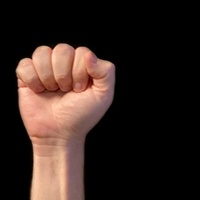
#> input picture Resources/masked_sean_train/A/masked558.jpg, 200 x 200 px; its folder holds 2 pictures in this run
$ jupyter execute --allow-errors brainbraintest.ipynb   (shell and % lines are left out)   (text cells are left out)
#> lines starting #> are read from the running program, lines starting #| are printed output that depends on the picture; after the words box and inside, x2 and y2 are one past the last pixel; in counts of white or black regions, pixels touching at a corner belong together; pictures that were not available may be replaced by others from this repository, and a replacement may not be noted
[cell 1]
# Clone the entire repo.
%cd cloned-repo

[cell 2]
# Imports for Deep Learning
from keras.layers import Conv2D, Dense, Dropout, Flatten
from keras.models import Sequential
from keras.preprocessing.image import ImageDataGenerator

# ensure consistency across runs
from numpy.random import seed
import numpy as np
seed(1)
import tensorflow
tensorflow.random.set_seed(2)
#> (this line was passed over: tensorflow is not available in this run)


# Imports to view data
import cv2
from glob import glob
from matplotlib import pyplot as plt
from numpy import floor
import random

def plot_three_samples(letter):
    print("Samples images for letter " + letter)
    base_path = 'Resources/asl_alphabet_train/asl_alphabet_train/'
    img_path = base_path + letter + '/**'
    path_contents = glob(img_path)

    plt.figure(figsize=(16,16))
    imgs = random.sample(path_contents, 3)
    plt.subplot(131)
    plt.imshow(cv2.imread(imgs[0]))
    plt.subplot(132)
    plt.imshow(cv2.imread(imgs[1]))
    plt.subplot(133)
    plt.imshow(cv2.imread(imgs[2]))
    return

#> (the rest of this cell did not finish here and is left out)

[cell 3]
base_path = 'Resources/asl_alphabet_train/asl_alphabet_train/'
img_path = base_path + 'A' + '/**'
path_contents = glob(img_path)
randomimage = random.sample(path_contents, 1)

image_vec2 = cv2.imread(randomimage[0])
#> image_vec2 is the input picture: shape (200, 200, 3); mean B, G, R 31.5, 36.8, 51.9
image_vec = cv2.imread('/content/E_0176.jpg')
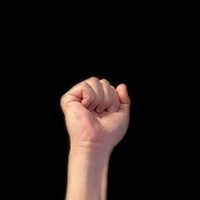
#> input picture Resources/masked_sean_train/A/masked2433.jpg, 200 x 200 px, given in place of E_0176.jpg, which was not available
#> image_vec is the input picture: shape (200, 200, 3); mean B, G, R 18.7, 21.1, 28.7
g_blurred = cv2.GaussianBlur(image_vec, (5, 5), 0)

[cell 4]
plt.figure(figsize=(16,16))
plt.imshow(g_blurred)

[cell 5]
gray = cv2.cvtColor(image_vec, cv2.COLOR_BGR2GRAY)
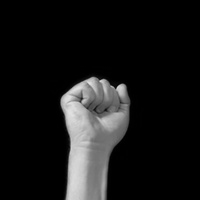
#> gray: shape (200, 200); min 0, max 226, mean 23.1
plt.imshow(gray, cmap='gray')
plt.show()

[cell 6]
edges = cv2.Canny(gray, threshold1=100, threshold2=500)
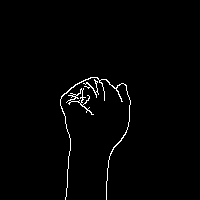
#> edges: shape (200, 200); 1.4% white in thin lines or dots, all inside (x1, y1, x2, y2) = (60, 77, 131, 200)
edges = cv2.dilate(edges, None)
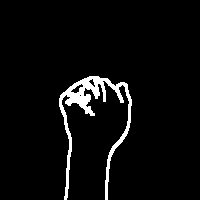
#> edges: shape (200, 200); 4.3% white; 1 white region, box (x1, y1, x2, y2) and area: (59, 76, 132, 200) 1734
edges = cv2.erode(edges, None)
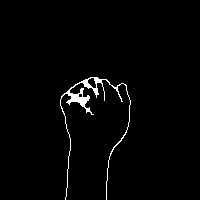
#> edges: shape (200, 200); 1.8% white; 1 white region
plt.imshow(edges, cmap='gray')
plt.show()

[cell 7]
edges

[cell 8]
# get the contours and their areas
contour_info = [(c, cv2.contourArea(c),) for c in cv2.findContours(edges, cv2.RETR_LIST, cv2.CHAIN_APPROX_NONE)[0]]
#> contour_info = 3 items

[cell 9]
im = image_vec
contours,hierarchy = cv2.findContours(edges, cv2.RETR_TREE, cv2.CHAIN_APPROX_NONE)
#> contours = 3 contours, 1 with area under 20; largest, box (x1, y1, x2, y2) and area: (60, 77, 131, 200) 406, (87, 77, 97, 89) 64
#im2 = cv2.drawContours(im, contours, -1, (0,0,0), 3)
mask = np.zeros(edges.shape, dtype=np.uint8)
mask = cv2.fillConvexPoly(mask, contours[0],(255))
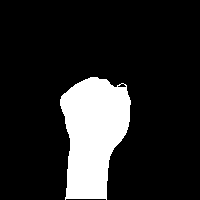
#> mask: shape (200, 200); 15.4% white; 1 white region, box (x1, y1, x2, y2) and area: (60, 77, 131, 200) 6168
# use dilate, erode, and blur to smooth out the mask
mask = cv2.dilate(mask, None, iterations=10)
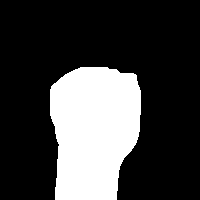
#> mask: shape (200, 200); 25% white; 1 white region, box (x1, y1, x2, y2) and area: (50, 67, 141, 200) 10003
mask = cv2.erode(mask, None, iterations=10)
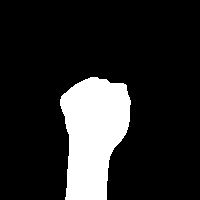
#> mask: shape (200, 200); 15.7% white; 1 white region
mask = cv2.GaussianBlur(mask, (11, 11), 0)
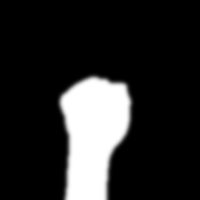
#> mask: shape (200, 200); min 0, max 255, mean 39.9
cv2.imwrite('mask.jpg',mask)
#> Out = True

[cell 10]
mask_stack = cv2.imread('mask.jpg')
#> mask_stack: shape (200, 200, 3); min 0, max 255, mean 39.9
mask_stack.shape
#> Out = (200, 200, 3)

[cell 11]
# Ensures data types match up
mask_stack = mask_stack.astype('float32') / 255.0
frame = im.astype('float32') / 255.0

[cell 12]
# Blend the image and the mask
mask_color = (0.0,0.0,0.0)
masked = (mask_stack * frame ) + ((1-mask_stack) * mask_color)
masked = (masked * 255).astype('uint8')
#cv2.imshow("Foreground", masked)
cv2.imwrite('masked.jpg', masked)
#> Out = True

[cell 13]
def findSignificantContour(edgeImg):
    contours, hierarchy = cv2.findContours(
        edgeImg,
        cv2.RETR_TREE,
        cv2.CHAIN_APPROX_SIMPLE
    )
        # Find level 1 contours
    level1Meta = []
    for contourIndex, tupl in enumerate(hierarchy[0]):
        # Filter the ones without parent
        if tupl[3] == -1:
            tupl = np.insert(tupl.copy(), 0, [contourIndex])
            level1Meta.append(tupl)
#> this loop made 3 passes
#> tupl on passes 1 to 3: [0, -1, -1, 1, -1], [2, -1, -1, 0], [-1, 1, -1, 0]
#> after the loop, level1Meta = [[0, -1, -1, 1, -1]]
# From among them, find the contours with large surface area.
    contoursWithArea = []
    for tupl in level1Meta:
        contourIndex = tupl[0]
        contour = contours[contourIndex]
        area = cv2.contourArea(contour)
        contoursWithArea.append([contour, area, contourIndex])
#> this loop made 1 pass
#> (tupl, contourIndex, area) on pass 1: ([0, -1, -1, 1, -1], 0, 405.5)
#> after the loop, contoursWithArea = 1 item
    contoursWithArea.sort(key=lambda meta: meta[1], reverse=True)
    largestContour = contoursWithArea[0][0]
#> largestContour = contour of 324 points, box (x1, y1, x2, y2) (60, 77, 131, 200), area 406
    return largestContour
contour = findSignificantContour(edges)
#> contour has the same summary as largestContour in findSignificantContour
# Draw the contour on the original image
contourImg = np.copy(image_vec)
cv2.drawContours(contourImg, [contour], 0, (0, 255, 0), 2, cv2.LINE_AA, maxLevel=1)
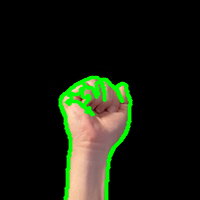
#> contourImg: shape (200, 200, 3); 5.92% of pixels changed, all inside (x1, y1, x2, y2) = (58, 75, 133, 200)
plt.imshow(contourImg)
plt.show()

#> (a cell that did not finish here is left out)
